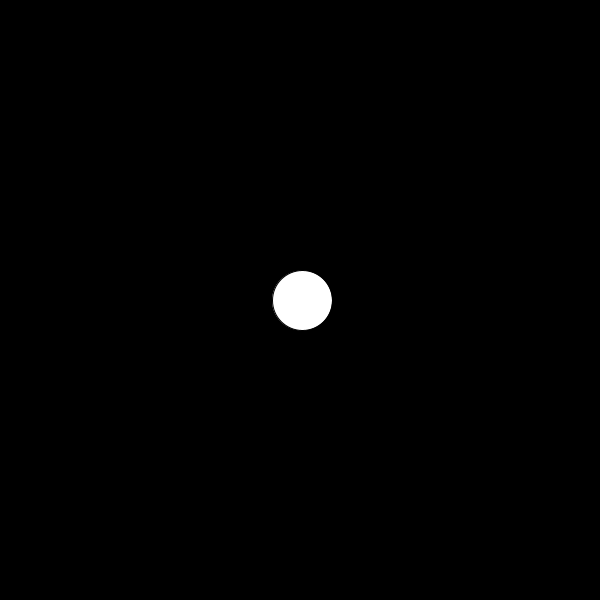
Frame 1 (no input)
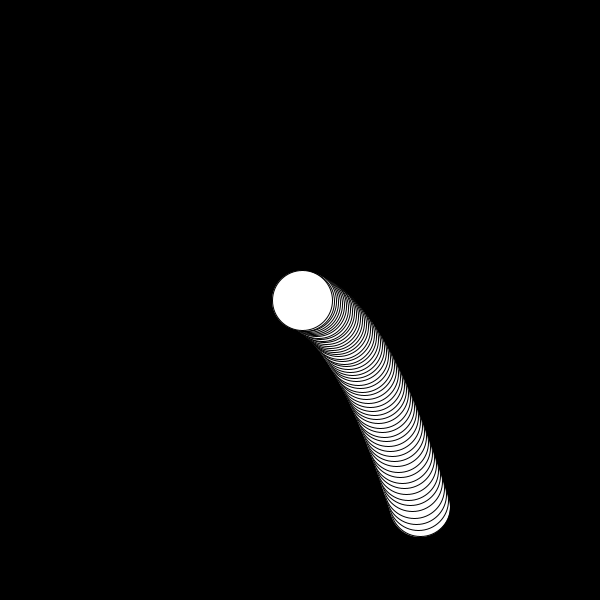
Frame 60 (the mouse pressed at the canvas centre just before this capture)
Frame 120 (the mouse held since frame 60 and released just before this capture): identical to frame 60, image omitted

The Processing sketch that drew these frames (run headless with seeded random() and noise(); from frame 60 on, the mouse is pressed at the canvas centre):

// Processing sketch: PVector_ArrayList_tutorial
// ── PVector_ArrayList_tutorial.pde
//Declare
//Ball[] myBall = new Ball[100];
ArrayList ballCollection;

float x = 50;
float y = 50;

void setup() {
  size(600, 600);
  initiate();
}

void draw() {
  background(0);
  // for (int i = 0; i < myBall.length; i++) {
  //   myBall[i].run();
  // }

  // Ball myBall = (Ball)ballCollection.get(0);
  // myBall.run();
  
  PVector origin = new PVector(300, 300);
  Ball myBall = new Ball(origin, 30);
  ballCollection.add(myBall);

  // for (int i = 0; i < 100; i++) {
  for (int i = 0; i < ballCollection.size(); i++) {
    Ball thisBalls = (Ball)ballCollection.get(i);
    thisBalls.run();
  }
}

void initiate() {
  // for (int i = 0; i < myBall.length; i++) {
  //   myBall[i] = new Ball(random(50, width-50), random(50, height-50), random(5, 30));
  // }

  ballCollection = new ArrayList();
  // Ball myBall = new Ball(200, 200, 50);
  // ballCollection.add(myBall);

  // for (int i = 0; i < 100; i++) {
  //   Ball myBall = new Ball(random(50, width-50), random(50, height-50), random(5, 30));
  //   ballCollection.add(myBall);
  // }
}

void mousePressed() {
  initiate();
}


// ── Ball.pde
class Ball{
  //Global variables
  PVector loc;
  PVector speed = new PVector(2,0.5);
  PVector gravityIndex = new PVector(0,0.1);
  float r =25;
  
  //class Constructor
  Ball(PVector _loc, float _r){
    loc = _loc;
    r = _r;
  }
  
  //Functions
  void run(){
    move();
    display();
    bounce();
    gravity();
  }
  
  void move(){
    loc.add(speed);
  }
  
  void gravity(){
    speed.add(gravityIndex);
  }
  
  void bounce(){
    if(loc.x > width-r || loc.x < r){
      speed.x = speed.x * -1;
    }
    if(loc.y > height-r || loc.y < r){
      speed.y = speed.y * -1;
    }
  }
  
  void display(){
    ellipse(loc.x, loc.y, r*2, r*2);
  }
}
